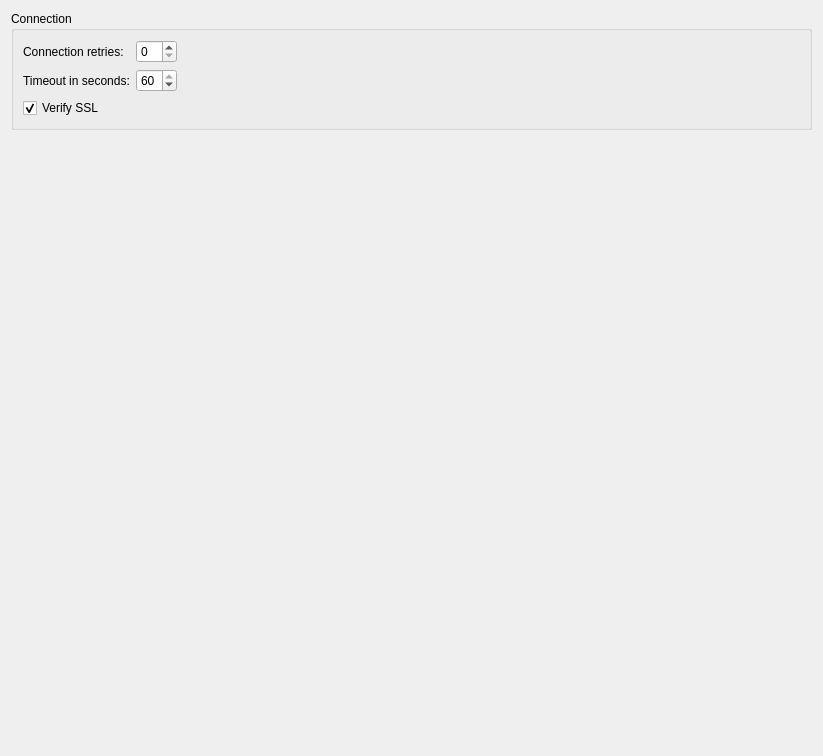
<?xml version="1.0" encoding="UTF-8"?>
<ui version="4.0">
 <class>ConnectionSettings</class>
 <widget class="QWidget" name="ConnectionSettings">
  <property name="geometry">
   <rect>
    <x>0</x>
    <y>0</y>
    <width>823</width>
    <height>756</height>
   </rect>
  </property>
  <layout class="QVBoxLayout" name="verticalLayout_2">
   <item>
    <widget class="QGroupBox" name="groupBox">
     <property name="title">
      <string>Connection</string>
     </property>
     <layout class="QVBoxLayout" name="verticalLayout_3">
      <item>
       <layout class="QFormLayout" name="formLayout">
        <item row="0" column="0">
         <widget class="QLabel" name="completionTriggerLabel">
          <property name="toolTip">
           <string>How many retries after failed request</string>
          </property>
          <property name="text">
           <string>Connection retries:</string>
          </property>
         </widget>
        </item>
        <item row="0" column="1">
         <layout class="QHBoxLayout" name="horizontalLayout_2">
          <item>
           <widget class="QSpinBox" name="connectionRetriesSpinBox">
            <property name="maximum">
             <number>10</number>
            </property>
           </widget>
          </item>
          <item>
           <spacer name="horizontalSpacer_2">
            <property name="orientation">
             <enum>Qt::Horizontal</enum>
            </property>
            <property name="sizeHint" stdset="0">
             <size>
              <width>40</width>
              <height>20</height>
             </size>
            </property>
           </spacer>
          </item>
         </layout>
        </item>
        <item row="1" column="0">
         <widget class="QLabel" name="connectionTimeoutLabel">
          <property name="toolTip">
           <string>How long to wait for server response after performed request</string>
          </property>
          <property name="text">
           <string>Timeout in seconds:</string>
          </property>
         </widget>
        </item>
        <item row="1" column="1">
         <layout class="QHBoxLayout" name="horizontalLayout_7">
          <item>
           <widget class="QSpinBox" name="connectionTimeoutSpinBox">
            <property name="minimum">
             <number>1</number>
            </property>
            <property name="maximum">
             <number>60</number>
            </property>
            <property name="singleStep">
             <number>1</number>
            </property>
            <property name="value">
             <number>60</number>
            </property>
           </widget>
          </item>
          <item>
           <spacer name="horizontalSpacer_3">
            <property name="orientation">
             <enum>Qt::Horizontal</enum>
            </property>
            <property name="sizeHint" stdset="0">
             <size>
              <width>40</width>
              <height>20</height>
             </size>
            </property>
           </spacer>
          </item>
         </layout>
        </item>
        <item row="2" column="1">
         <layout class="QHBoxLayout" name="horizontalLayout_6">
          <item>
           <spacer name="horizontalSpacer_4">
            <property name="orientation">
             <enum>Qt::Horizontal</enum>
            </property>
            <property name="sizeHint" stdset="0">
             <size>
              <width>40</width>
              <height>20</height>
             </size>
            </property>
           </spacer>
          </item>
         </layout>
        </item>
        <item row="2" column="0">
         <widget class="QCheckBox" name="verifySslCheckBox">
          <property name="toolTip">
           <string>Force SSL verification for HTTPS connection. May fail on some servers.</string>
          </property>
          <property name="text">
           <string>Verify SSL</string>
          </property>
          <property name="checked">
           <bool>true</bool>
          </property>
         </widget>
        </item>
       </layout>
      </item>
     </layout>
    </widget>
   </item>
   <item>
    <spacer name="verticalSpacer_2">
     <property name="orientation">
      <enum>Qt::Vertical</enum>
     </property>
     <property name="sizeHint" stdset="0">
      <size>
       <width>20</width>
       <height>40</height>
      </size>
     </property>
    </spacer>
   </item>
  </layout>
 </widget>
 <tabstops>
  <tabstop>connectionTimeoutSpinBox</tabstop>
 </tabstops>
 <resources/>
 <connections/>
</ui>
